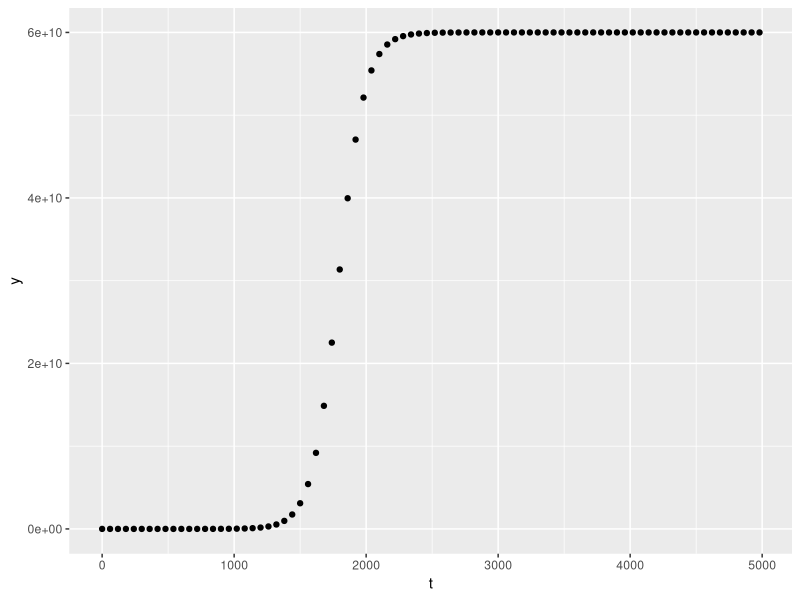
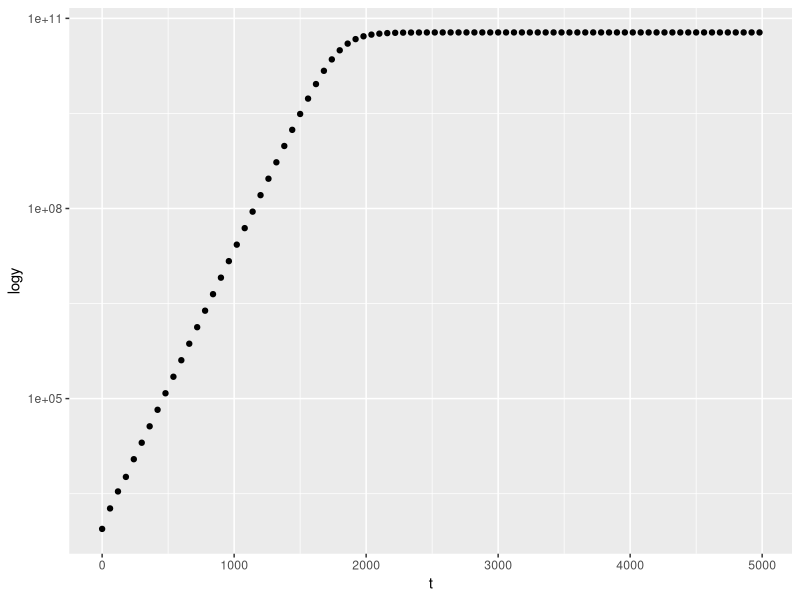

Source code (R) for these figures, in order:
#Script to plot the logistic growth data

growth_data <- read.csv("experiment.csv")


install.packages("ggplot2")
library(ggplot2)

ggplot(aes(t,N), data = growth_data) +
  
  geom_point() +
  
  xlab("t") +
  
  ylab("y") 

ggplot(aes(t,N), data = growth_data) +
  
  geom_point() +
  
  xlab("t") +
  
  ylab("logy") +
  
  scale_y_continuous(trans='log10')
